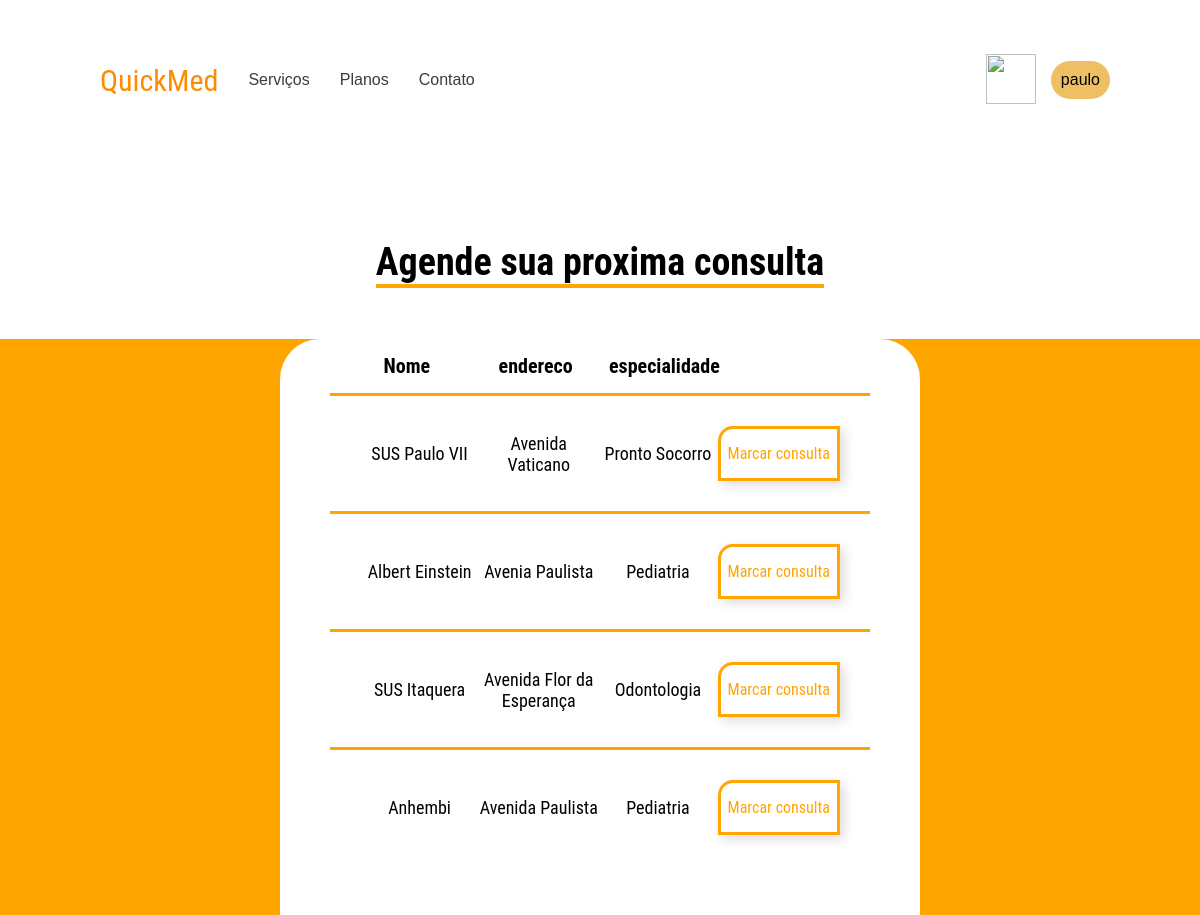
Screenshot of /marcarconsulta/3 with the database file from the repository.
### models/banco.py (models this page shows, shortened)
class Usuario(db.Model):
    __tablename__ = 'usuarios'
    id = db.Column(db.Integer, primary_key=True, autoincrement=True)
    nome = db.Column(db.String(150))
    email = db.Column(db.String(50))
    senha = db.Column(db.String(40))
    consultas = db.relationship('Consulta', backref='usuario')

class Hospital(db.Model):
    __tablename__ = "hospitais"
    id = db.Column(db.Integer, primary_key=True, autoincrement=True)
    nome = db.Column(db.String(150))
    email = db.Column(db.String(50))
    endereco = db.Column(db.String(50))
    especialidade = db.Column(db.String(50))
    senha = db.Column(db.String(40))
    consutas = db.relationship('Consulta', backref='hospital')

### routes/bP.py (the view)
@bP.route('/marcarconsulta/<user_id>')
def appointment(user_id=0):
    user_query = Usuario.query.filter_by(id = user_id).first()
    hosp_query = Hospital.query.all()
    return render_template('appointment_page.html', user = user_query, hosps = hosp_query, ent=user_query)

### templates/appointment_page.html (shortened to what this page needs)
<!DOCTYPE html>
<html lang="pt-br">
<head>
    <link rel="stylesheet" href="{{ url_for('static',    filename='css/appointment_style.css') }}">
</head>
<body>
    {% extends 'base_logged.html' %}
    {% block content %}
        {% block nome %} {{user.nome}} {% endblock %}
    {% set messages = get_flashed_messages() %}
    <h1 id="titulo-principal"><span>Agende sua proxima consulta</span></h1>
    <section class="conteudo-principal">
        <section class="lista-hospital">
            <div class="titulos">
                <p class="item">Nome</p>
                <p class="item">endereco</p>
                <p class="item">especialidade</p>
                <p class="item"></p>
            </div>
            {% for hosp in hosps %}
            <div class="hospital">
                <p class="item carac-hospital"> {{ hosp.nome }} </p>
                <p class="item carac-hospital"> {{ hosp.endereco }} </p>
                <p class="item carac-hospital"> {{ hosp.especialidade }}</p>
                <a class="item botao-consulta" href="{{ url_for('bP.cria_consulta', hosp_id = hosp.id, user_id = user.id ) }}">Marcar consulta</a>
            </div>
            {% endfor %}
        </section>
    </section>
    {% endblock %}

### static/css/appointment_style.css (style rules this page uses)
body { font-family: 'Roboto Condensed', sans-serif; }
#titulo-principal { margin: 130px 0px 25px 0px; text-align: center; font-size: 38px; }
#titulo-principal > span { border-bottom: 4px solid orange; }
.conteudo-principal { margin-top: 55px; background-color: orange }
.lista-hospital { display: flex; flex-direction: column; align-items: center; margin: 0 280px; background-color: white; padding: 0px 50px 50px 50px; border-top-left-radius: 40px; border-top-right-radius: 40px; }
.item { width: 150px; text-align: center; }
.titulos { width: 100%; display: flex; flex-direction: row; padding: 15px 20px 0px 20px; justify-content: space-between; gap: 15px; margin-bottom: 15px; font-weight: bold; font-size: 20px; }
.hospital { width: 100%; display: flex; flex-direction: row; justify-content: space-between; align-items: center; border-top: 3px solid orange; padding: 30px; }
.carac-hospital { font-size: 18px; }
.botao-consulta { border: 3px solid rgb(255, 166, 0); box-shadow: 4px 4px 12px rgba(50, 0, 0, 0.15); border-top-left-radius: 15px; background-color: white; color: orange; padding: 15px 5px 15px 5px; }

### static/css/base_style.css (style rules this page uses)
* { margin: 0; padding: 0; box-sizing: border-box; text-decoration: none; }
body { font-size: 100%; }

### rows the page displays
Usuario: nome "paulo"
Hospital: nome "SUS Paulo VII", endereco "Avenida Vaticano", especialidade "Pronto Socorro"
Hospital: nome "Albert Einstein", endereco "Avenia Paulista", especialidade "Pediatria"
Hospital: nome "SUS Itaquera", endereco "Avenida Flor da Esperança", especialidade "Odontologia"
Hospital: nome "Anhembi", endereco "Avenida Paulista", especialidade "Pediatria"
